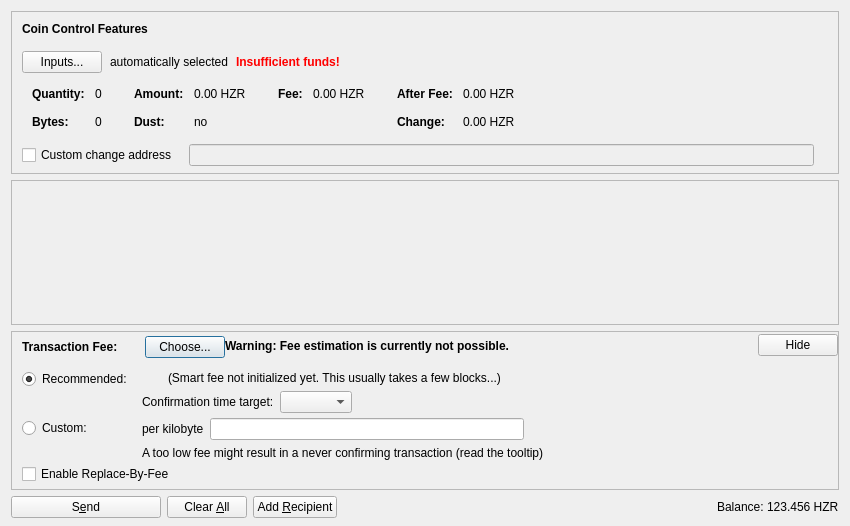
<?xml version="1.0" encoding="UTF-8"?>
<ui version="4.0">
 <class>SendCoinsDialog</class>
 <widget class="QDialog" name="SendCoinsDialog">
  <property name="geometry">
   <rect>
    <x>0</x>
    <y>0</y>
    <width>850</width>
    <height>526</height>
   </rect>
  </property>
  <property name="windowTitle">
   <string>Send Coins</string>
  </property>
  <layout class="QVBoxLayout" name="verticalLayout" stretch="0,1,0,0">
   <property name="bottomMargin">
    <number>8</number>
   </property>
   <item>
    <widget class="QFrame" name="frameCoinControl">
     <property name="sizePolicy">
      <sizepolicy hsizetype="Expanding" vsizetype="Expanding">
       <horstretch>0</horstretch>
       <verstretch>0</verstretch>
      </sizepolicy>
     </property>
     <property name="maximumSize">
      <size>
       <width>16777215</width>
       <height>16777215</height>
      </size>
     </property>
     <property name="frameShape">
      <enum>QFrame::StyledPanel</enum>
     </property>
     <property name="frameShadow">
      <enum>QFrame::Sunken</enum>
     </property>
     <layout class="QVBoxLayout" name="verticalLayoutCoinControl2">
      <property name="spacing">
       <number>0</number>
      </property>
      <property name="leftMargin">
       <number>0</number>
      </property>
      <property name="topMargin">
       <number>0</number>
      </property>
      <property name="rightMargin">
       <number>0</number>
      </property>
      <property name="bottomMargin">
       <number>6</number>
      </property>
      <item>
       <layout class="QVBoxLayout" name="verticalLayoutCoinControl" stretch="0,0,0,0,1">
        <property name="spacing">
         <number>0</number>
        </property>
        <property name="leftMargin">
         <number>10</number>
        </property>
        <property name="topMargin">
         <number>10</number>
        </property>
        <item>
         <layout class="QHBoxLayout" name="horizontalLayoutCoinControl1">
          <property name="bottomMargin">
           <number>15</number>
          </property>
          <item>
           <widget class="QLabel" name="labelCoinControlFeatures">
            <property name="sizePolicy">
             <sizepolicy hsizetype="Preferred" vsizetype="Maximum">
              <horstretch>0</horstretch>
              <verstretch>0</verstretch>
             </sizepolicy>
            </property>
            <property name="font">
             <font>
              <weight>75</weight>
              <bold>true</bold>
             </font>
            </property>
            <property name="styleSheet">
             <string notr="true">font-weight:bold;</string>
            </property>
            <property name="text">
             <string>Coin Control Features</string>
            </property>
           </widget>
          </item>
         </layout>
        </item>
        <item>
         <layout class="QHBoxLayout" name="horizontalLayoutCoinControl2" stretch="0,0,0,0">
          <property name="spacing">
           <number>8</number>
          </property>
          <property name="bottomMargin">
           <number>10</number>
          </property>
          <item>
           <widget class="QPushButton" name="pushButtonCoinControl">
            <property name="styleSheet">
             <string notr="true"/>
            </property>
            <property name="text">
             <string>Inputs...</string>
            </property>
            <property name="autoDefault">
             <bool>false</bool>
            </property>
           </widget>
          </item>
          <item>
           <widget class="QLabel" name="labelCoinControlAutomaticallySelected">
            <property name="text">
             <string>automatically selected</string>
            </property>
            <property name="margin">
             <number>5</number>
            </property>
           </widget>
          </item>
          <item>
           <widget class="QLabel" name="labelCoinControlInsuffFunds">
            <property name="font">
             <font>
              <weight>75</weight>
              <bold>true</bold>
             </font>
            </property>
            <property name="styleSheet">
             <string notr="true">color:red;font-weight:bold;</string>
            </property>
            <property name="text">
             <string>Insufficient funds!</string>
            </property>
            <property name="margin">
             <number>5</number>
            </property>
           </widget>
          </item>
          <item>
           <spacer name="horizontalSpacerCoinControl">
            <property name="orientation">
             <enum>Qt::Horizontal</enum>
            </property>
            <property name="sizeHint" stdset="0">
             <size>
              <width>40</width>
              <height>1</height>
             </size>
            </property>
           </spacer>
          </item>
         </layout>
        </item>
        <item>
         <widget class="QWidget" name="widgetCoinControl" native="true">
          <property name="sizePolicy">
           <sizepolicy hsizetype="Preferred" vsizetype="Preferred">
            <horstretch>0</horstretch>
            <verstretch>0</verstretch>
           </sizepolicy>
          </property>
          <property name="minimumSize">
           <size>
            <width>0</width>
            <height>0</height>
           </size>
          </property>
          <property name="styleSheet">
           <string notr="true"/>
          </property>
          <layout class="QHBoxLayout" name="horizontalLayoutCoinControl5">
           <property name="leftMargin">
            <number>0</number>
           </property>
           <property name="topMargin">
            <number>0</number>
           </property>
           <property name="rightMargin">
            <number>0</number>
           </property>
           <property name="bottomMargin">
            <number>0</number>
           </property>
           <item>
            <layout class="QHBoxLayout" name="horizontalLayoutCoinControl3" stretch="0,0,0,1">
             <property name="spacing">
              <number>20</number>
             </property>
             <property name="topMargin">
              <number>0</number>
             </property>
             <property name="bottomMargin">
              <number>10</number>
             </property>
             <item>
              <layout class="QFormLayout" name="formLayoutCoinControl1">
               <property name="horizontalSpacing">
                <number>10</number>
               </property>
               <property name="verticalSpacing">
                <number>14</number>
               </property>
               <property name="leftMargin">
                <number>10</number>
               </property>
               <property name="topMargin">
                <number>4</number>
               </property>
               <property name="rightMargin">
                <number>6</number>
               </property>
               <item row="0" column="0">
                <widget class="QLabel" name="labelCoinControlQuantityText">
                 <property name="font">
                  <font>
                   <weight>75</weight>
                   <bold>true</bold>
                  </font>
                 </property>
                 <property name="text">
                  <string>Quantity:</string>
                 </property>
                 <property name="margin">
                  <number>0</number>
                 </property>
                </widget>
               </item>
               <item row="0" column="1">
                <widget class="QLabel" name="labelCoinControlQuantity">
                 <property name="cursor">
                  <cursorShape>IBeamCursor</cursorShape>
                 </property>
                 <property name="contextMenuPolicy">
                  <enum>Qt::ActionsContextMenu</enum>
                 </property>
                 <property name="text">
                  <string notr="true">0</string>
                 </property>
                 <property name="margin">
                  <number>0</number>
                 </property>
                 <property name="textInteractionFlags">
                  <set>Qt::LinksAccessibleByMouse|Qt::TextSelectableByKeyboard|Qt::TextSelectableByMouse</set>
                 </property>
                </widget>
               </item>
               <item row="1" column="0">
                <widget class="QLabel" name="labelCoinControlBytesText">
                 <property name="font">
                  <font>
                   <weight>75</weight>
                   <bold>true</bold>
                  </font>
                 </property>
                 <property name="text">
                  <string>Bytes:</string>
                 </property>
                </widget>
               </item>
               <item row="1" column="1">
                <widget class="QLabel" name="labelCoinControlBytes">
                 <property name="cursor">
                  <cursorShape>IBeamCursor</cursorShape>
                 </property>
                 <property name="contextMenuPolicy">
                  <enum>Qt::ActionsContextMenu</enum>
                 </property>
                 <property name="text">
                  <string notr="true">0</string>
                 </property>
                 <property name="textInteractionFlags">
                  <set>Qt::LinksAccessibleByMouse|Qt::TextSelectableByKeyboard|Qt::TextSelectableByMouse</set>
                 </property>
                </widget>
               </item>
              </layout>
             </item>
             <item>
              <layout class="QFormLayout" name="formLayoutCoinControl2">
               <property name="horizontalSpacing">
                <number>10</number>
               </property>
               <property name="verticalSpacing">
                <number>14</number>
               </property>
               <property name="leftMargin">
                <number>6</number>
               </property>
               <property name="topMargin">
                <number>4</number>
               </property>
               <property name="rightMargin">
                <number>6</number>
               </property>
               <item row="0" column="0">
                <widget class="QLabel" name="labelCoinControlAmountText">
                 <property name="font">
                  <font>
                   <weight>75</weight>
                   <bold>true</bold>
                  </font>
                 </property>
                 <property name="text">
                  <string>Amount:</string>
                 </property>
                 <property name="margin">
                  <number>0</number>
                 </property>
                </widget>
               </item>
               <item row="0" column="1">
                <widget class="QLabel" name="labelCoinControlAmount">
                 <property name="cursor">
                  <cursorShape>IBeamCursor</cursorShape>
                 </property>
                 <property name="contextMenuPolicy">
                  <enum>Qt::ActionsContextMenu</enum>
                 </property>
                 <property name="text">
                  <string notr="true">0.00 HZR</string>
                 </property>
                 <property name="textInteractionFlags">
                  <set>Qt::LinksAccessibleByMouse|Qt::TextSelectableByKeyboard|Qt::TextSelectableByMouse</set>
                 </property>
                </widget>
               </item>
               <item row="1" column="0">
                <widget class="QLabel" name="labelCoinControlLowOutputText">
                 <property name="font">
                  <font>
                   <weight>75</weight>
                   <bold>true</bold>
                  </font>
                 </property>
                 <property name="text">
                  <string>Dust:</string>
                 </property>
                </widget>
               </item>
               <item row="1" column="1">
                <widget class="QLabel" name="labelCoinControlLowOutput">
                 <property name="cursor">
                  <cursorShape>IBeamCursor</cursorShape>
                 </property>
                 <property name="contextMenuPolicy">
                  <enum>Qt::ActionsContextMenu</enum>
                 </property>
                 <property name="text">
                  <string notr="true">no</string>
                 </property>
                 <property name="textInteractionFlags">
                  <set>Qt::LinksAccessibleByMouse|Qt::TextSelectableByKeyboard|Qt::TextSelectableByMouse</set>
                 </property>
                </widget>
               </item>
              </layout>
             </item>
             <item>
              <layout class="QFormLayout" name="formLayoutCoinControl3">
               <property name="horizontalSpacing">
                <number>10</number>
               </property>
               <property name="verticalSpacing">
                <number>14</number>
               </property>
               <property name="leftMargin">
                <number>6</number>
               </property>
               <property name="topMargin">
                <number>4</number>
               </property>
               <property name="rightMargin">
                <number>6</number>
               </property>
               <item row="0" column="0">
                <widget class="QLabel" name="labelCoinControlFeeText">
                 <property name="font">
                  <font>
                   <weight>75</weight>
                   <bold>true</bold>
                  </font>
                 </property>
                 <property name="text">
                  <string>Fee:</string>
                 </property>
                 <property name="margin">
                  <number>0</number>
                 </property>
                </widget>
               </item>
               <item row="0" column="1">
                <widget class="QLabel" name="labelCoinControlFee">
                 <property name="cursor">
                  <cursorShape>IBeamCursor</cursorShape>
                 </property>
                 <property name="contextMenuPolicy">
                  <enum>Qt::ActionsContextMenu</enum>
                 </property>
                 <property name="text">
                  <string notr="true">0.00 HZR</string>
                 </property>
                 <property name="textInteractionFlags">
                  <set>Qt::LinksAccessibleByMouse|Qt::TextSelectableByKeyboard|Qt::TextSelectableByMouse</set>
                 </property>
                </widget>
               </item>
              </layout>
             </item>
             <item>
              <layout class="QFormLayout" name="formLayoutCoinControl4">
               <property name="horizontalSpacing">
                <number>10</number>
               </property>
               <property name="verticalSpacing">
                <number>14</number>
               </property>
               <property name="leftMargin">
                <number>6</number>
               </property>
               <property name="topMargin">
                <number>4</number>
               </property>
               <property name="rightMargin">
                <number>6</number>
               </property>
               <item row="0" column="0">
                <widget class="QLabel" name="labelCoinControlAfterFeeText">
                 <property name="font">
                  <font>
                   <weight>75</weight>
                   <bold>true</bold>
                  </font>
                 </property>
                 <property name="text">
                  <string>After Fee:</string>
                 </property>
                 <property name="margin">
                  <number>0</number>
                 </property>
                </widget>
               </item>
               <item row="0" column="1">
                <widget class="QLabel" name="labelCoinControlAfterFee">
                 <property name="cursor">
                  <cursorShape>IBeamCursor</cursorShape>
                 </property>
                 <property name="contextMenuPolicy">
                  <enum>Qt::ActionsContextMenu</enum>
                 </property>
                 <property name="text">
                  <string notr="true">0.00 HZR</string>
                 </property>
                 <property name="textInteractionFlags">
                  <set>Qt::LinksAccessibleByMouse|Qt::TextSelectableByKeyboard|Qt::TextSelectableByMouse</set>
                 </property>
                </widget>
               </item>
               <item row="1" column="0">
                <widget class="QLabel" name="labelCoinControlChangeText">
                 <property name="font">
                  <font>
                   <weight>75</weight>
                   <bold>true</bold>
                  </font>
                 </property>
                 <property name="text">
                  <string>Change:</string>
                 </property>
                </widget>
               </item>
               <item row="1" column="1">
                <widget class="QLabel" name="labelCoinControlChange">
                 <property name="cursor">
                  <cursorShape>IBeamCursor</cursorShape>
                 </property>
                 <property name="contextMenuPolicy">
                  <enum>Qt::ActionsContextMenu</enum>
                 </property>
                 <property name="text">
                  <string notr="true">0.00 HZR</string>
                 </property>
                 <property name="textInteractionFlags">
                  <set>Qt::LinksAccessibleByMouse|Qt::TextSelectableByKeyboard|Qt::TextSelectableByMouse</set>
                 </property>
                </widget>
               </item>
              </layout>
             </item>
            </layout>
           </item>
          </layout>
         </widget>
        </item>
        <item>
         <layout class="QHBoxLayout" name="horizontalLayoutCoinControl4" stretch="0,0,0">
          <property name="spacing">
           <number>12</number>
          </property>
          <property name="sizeConstraint">
           <enum>QLayout::SetDefaultConstraint</enum>
          </property>
          <property name="topMargin">
           <number>5</number>
          </property>
          <property name="rightMargin">
           <number>5</number>
          </property>
          <item>
           <widget class="QCheckBox" name="checkBoxCoinControlChange">
            <property name="toolTip">
             <string>If this is activated, but the change address is empty or invalid, change will be sent to a newly generated address.</string>
            </property>
            <property name="text">
             <string>Custom change address</string>
            </property>
           </widget>
          </item>
          <item>
           <widget class="QValidatedLineEdit" name="lineEditCoinControlChange">
            <property name="enabled">
             <bool>false</bool>
            </property>
            <property name="sizePolicy">
             <sizepolicy hsizetype="Expanding" vsizetype="Fixed">
              <horstretch>0</horstretch>
              <verstretch>0</verstretch>
             </sizepolicy>
            </property>
           </widget>
          </item>
          <item>
           <widget class="QLabel" name="labelCoinControlChangeLabel">
            <property name="sizePolicy">
             <sizepolicy hsizetype="Preferred" vsizetype="Expanding">
              <horstretch>0</horstretch>
              <verstretch>0</verstretch>
             </sizepolicy>
            </property>
            <property name="minimumSize">
             <size>
              <width>0</width>
              <height>0</height>
             </size>
            </property>
            <property name="text">
             <string/>
            </property>
            <property name="margin">
             <number>3</number>
            </property>
           </widget>
          </item>
         </layout>
        </item>
        <item>
         <spacer name="verticalSpacerCoinControl">
          <property name="orientation">
           <enum>Qt::Vertical</enum>
          </property>
          <property name="sizeHint" stdset="0">
           <size>
            <width>800</width>
            <height>1</height>
           </size>
          </property>
         </spacer>
        </item>
       </layout>
      </item>
     </layout>
    </widget>
   </item>
   <item>
    <widget class="QScrollArea" name="scrollArea">
     <property name="widgetResizable">
      <bool>true</bool>
     </property>
     <widget class="QWidget" name="scrollAreaWidgetContents">
      <property name="geometry">
       <rect>
        <x>0</x>
        <y>0</y>
        <width>830</width>
        <height>104</height>
       </rect>
      </property>
      <layout class="QVBoxLayout" name="verticalLayout_2" stretch="0,1">
       <property name="leftMargin">
        <number>0</number>
       </property>
       <property name="topMargin">
        <number>0</number>
       </property>
       <property name="rightMargin">
        <number>0</number>
       </property>
       <property name="bottomMargin">
        <number>0</number>
       </property>
       <item>
        <layout class="QVBoxLayout" name="entries">
         <property name="spacing">
          <number>6</number>
         </property>
        </layout>
       </item>
       <item>
        <spacer name="verticalSpacer">
         <property name="orientation">
          <enum>Qt::Vertical</enum>
         </property>
         <property name="sizeHint" stdset="0">
          <size>
           <width>20</width>
           <height>40</height>
          </size>
         </property>
        </spacer>
       </item>
      </layout>
     </widget>
    </widget>
   </item>
   <item>
    <widget class="QFrame" name="frameFee">
     <property name="sizePolicy">
      <sizepolicy hsizetype="Expanding" vsizetype="Expanding">
       <horstretch>0</horstretch>
       <verstretch>0</verstretch>
      </sizepolicy>
     </property>
     <property name="maximumSize">
      <size>
       <width>16777215</width>
       <height>16777215</height>
      </size>
     </property>
     <property name="frameShape">
      <enum>QFrame::StyledPanel</enum>
     </property>
     <property name="frameShadow">
      <enum>QFrame::Sunken</enum>
     </property>
     <layout class="QVBoxLayout" name="verticalLayoutFee1">
      <property name="spacing">
       <number>0</number>
      </property>
      <property name="leftMargin">
       <number>0</number>
      </property>
      <property name="topMargin">
       <number>0</number>
      </property>
      <property name="rightMargin">
       <number>0</number>
      </property>
      <property name="bottomMargin">
       <number>0</number>
      </property>
      <item>
       <layout class="QVBoxLayout" name="verticalLayoutFee2" stretch="0,0,0">
        <property name="spacing">
         <number>0</number>
        </property>
        <property name="leftMargin">
         <number>10</number>
        </property>
        <property name="topMargin">
         <number>0</number>
        </property>
        <item>
         <layout class="QHBoxLayout" name="horizontalLayoutFee1">
          <property name="bottomMargin">
           <number>0</number>
          </property>
          <item>
           <layout class="QVBoxLayout" name="verticalLayoutFee7">
            <property name="spacing">
             <number>0</number>
            </property>
            <item>
             <spacer name="verticalSpacerSmartFee">
              <property name="orientation">
               <enum>Qt::Vertical</enum>
              </property>
              <property name="sizeType">
               <enum>QSizePolicy::Fixed</enum>
              </property>
              <property name="sizeHint" stdset="0">
               <size>
                <width>1</width>
                <height>4</height>
               </size>
              </property>
             </spacer>
            </item>
            <item>
             <layout class="QHBoxLayout" name="horizontalLayoutSmartFee">
              <property name="spacing">
               <number>10</number>
              </property>
              <item>
               <widget class="QLabel" name="labelFeeHeadline">
                <property name="sizePolicy">
                 <sizepolicy hsizetype="Preferred" vsizetype="Maximum">
                  <horstretch>0</horstretch>
                  <verstretch>0</verstretch>
                 </sizepolicy>
                </property>
                <property name="font">
                 <font>
                  <weight>75</weight>
                  <bold>true</bold>
                 </font>
                </property>
                <property name="styleSheet">
                 <string notr="true">font-weight:bold;</string>
                </property>
                <property name="text">
                 <string>Transaction Fee:</string>
                </property>
               </widget>
              </item>
              <item>
               <widget class="QLabel" name="labelFeeMinimized">
                <property name="text">
                 <string/>
                </property>
               </widget>
              </item>
              <item>
               <widget class="QPushButton" name="buttonChooseFee">
                <property name="text">
                 <string>Choose...</string>
                </property>
               </widget>
              </item>
             </layout>
            </item>
            <item>
             <spacer name="verticalSpacer_5">
              <property name="orientation">
               <enum>Qt::Vertical</enum>
              </property>
              <property name="sizeHint" stdset="0">
               <size>
                <width>1</width>
                <height>1</height>
               </size>
              </property>
             </spacer>
            </item>
           </layout>
          </item>
          <item>
           <widget class="QLabel" name="fallbackFeeWarningLabel">
            <property name="toolTip">
             <string>Using the fallbackfee can result in sending a transaction that will take several hours or days (or never) to confirm. Consider choosing your fee manually or wait until you have validated the complete chain.</string>
            </property>
            <property name="font">
            <font>
                <weight>75</weight>
                <bold>true</bold>
            </font>
            </property>
            <property name="text">
             <string>Warning: Fee estimation is currently not possible.</string>
            </property>
            <property name="wordWrap">
             <bool>false</bool>
            </property>
           </widget>
          </item>
          <item>
           <spacer name="horizontalSpacer_4">
            <property name="orientation">
             <enum>Qt::Horizontal</enum>
            </property>
            <property name="sizeType">
             <enum>QSizePolicy::MinimumExpanding</enum>
            </property>
            <property name="sizeHint" stdset="0">
             <size>
              <width>40</width>
              <height>20</height>
             </size>
            </property>
           </spacer>
          </item>
          <item>
           <widget class="QPushButton" name="buttonMinimizeFee">
            <property name="toolTip">
             <string>Hide transaction fee settings</string>
            </property>
            <property name="text">
             <string>Hide</string>
            </property>
           </widget>
          </item>
         </layout>
        </item>
        <item>
         <widget class="QFrame" name="frameFeeSelection">
          <layout class="QVBoxLayout" name="verticalLayoutFee12">
           <property name="spacing">
            <number>0</number>
           </property>
           <property name="leftMargin">
            <number>0</number>
           </property>
           <property name="topMargin">
            <number>0</number>
           </property>
           <property name="rightMargin">
            <number>0</number>
           </property>
           <property name="bottomMargin">
            <number>0</number>
           </property>
           <item>
            <layout class="QGridLayout" name="gridLayoutFee">
             <property name="topMargin">
              <number>10</number>
             </property>
             <property name="bottomMargin">
              <number>4</number>
             </property>
             <property name="horizontalSpacing">
              <number>10</number>
             </property>
             <property name="verticalSpacing">
              <number>4</number>
             </property>
             <item row="1" column="1">
              <layout class="QVBoxLayout" name="verticalLayoutFee8">
               <property name="spacing">
                <number>6</number>
               </property>
               <item>
                <layout class="QHBoxLayout" name="horizontalLayoutFee13">
                 <item>
                  <widget class="QLabel" name="labelCustomPerKilobyte">
                   <property name="toolTip">
                    <string>Specify a custom fee per kB (1,000 bytes) of the transaction's virtual size.

Note:  Since the fee is calculated on a per-byte basis, a fee of "100 satoshis per kB" for a transaction size of 500 bytes (half of 1 kB) would ultimately yield a fee of only 50 satoshis.</string>
                   </property>
                   <property name="text">
                    <string>per kilobyte</string>
                   </property>
                  </widget>
                 </item>
                 <item>
                  <widget class="BitcoinAmountField" name="customFee"/>
                 </item>
                 <item>
                  <spacer name="horizontalSpacer_6">
                   <property name="orientation">
                    <enum>Qt::Horizontal</enum>
                   </property>
                   <property name="sizeHint" stdset="0">
                    <size>
                     <width>1</width>
                     <height>1</height>
                    </size>
                   </property>
                  </spacer>
                 </item>
                </layout>
               </item>
               <item>
                <layout class="QHBoxLayout" name="horizontalLayoutFee8">
                 <item>
                  <widget class="QLabel" name="labelCustomFeeWarning">
                   <property name="enabled">
                    <bool>true</bool>
                   </property>
                   <property name="toolTip">
                    <string>When there is less transaction volume than space in the blocks, miners as well as relaying nodes may enforce a minimum fee. Paying only this minimum fee is just fine, but be aware that this can result in a never confirming transaction once there is more demand for bitcoin transactions than the network can process.</string>
                   </property>
                   <property name="text">
                    <string>A too low fee might result in a never confirming transaction (read the tooltip)</string>
                   </property>
                  </widget>
                 </item>
                 <item>
                  <spacer name="horizontalSpacer_2">
                   <property name="orientation">
                    <enum>Qt::Horizontal</enum>
                   </property>
                   <property name="sizeHint" stdset="0">
                    <size>
                     <width>1</width>
                     <height>1</height>
                    </size>
                   </property>
                  </spacer>
                 </item>
                </layout>
               </item>
              </layout>
             </item>
             <item row="0" column="0">
              <layout class="QVBoxLayout" name="verticalLayoutFee4" stretch="0,1">
               <item>
                <widget class="QRadioButton" name="radioSmartFee">
                 <property name="text">
                  <string>Recommended:</string>
                 </property>
                 <property name="checked">
                  <bool>true</bool>
                 </property>
                 <attribute name="buttonGroup">
                  <string notr="true">groupFee</string>
                 </attribute>
                </widget>
               </item>
               <item>
                <spacer name="verticalSpacer_2">
                 <property name="orientation">
                  <enum>Qt::Vertical</enum>
                 </property>
                 <property name="sizeHint" stdset="0">
                  <size>
                   <width>1</width>
                   <height>1</height>
                  </size>
                 </property>
                </spacer>
               </item>
              </layout>
             </item>
             <item row="1" column="0">
              <layout class="QVBoxLayout" name="verticalLayoutFee9" stretch="0,1">
               <item>
                <widget class="QRadioButton" name="radioCustomFee">
                 <property name="text">
                  <string>Custom:</string>
                 </property>
                 <attribute name="buttonGroup">
                  <string notr="true">groupFee</string>
                 </attribute>
                </widget>
               </item>
               <item>
                <spacer name="verticalSpacer_6">
                 <property name="orientation">
                  <enum>Qt::Vertical</enum>
                 </property>
                 <property name="sizeHint" stdset="0">
                  <size>
                   <width>1</width>
                   <height>1</height>
                  </size>
                 </property>
                </spacer>
               </item>
              </layout>
             </item>
             <item row="0" column="1">
              <layout class="QVBoxLayout" name="verticalLayoutFee3" stretch="0,0,1">
               <property name="spacing">
                <number>6</number>
               </property>
               <property name="topMargin">
                <number>2</number>
               </property>
               <item>
                <layout class="QHBoxLayout" name="horizontalLayoutFee12">
                 <item>
                  <widget class="QLabel" name="labelSmartFee">
                   <property name="text">
                    <string/>
                   </property>
                  </widget>
                 </item>
                 <item>
                  <widget class="QLabel" name="labelFeeEstimation">
                   <property name="text">
                    <string/>
                   </property>
                  </widget>
                 </item>
                 <item>
                  <widget class="QLabel" name="labelSmartFee2">
                   <property name="text">
                    <string>(Smart fee not initialized yet. This usually takes a few blocks...)</string>
                   </property>
                  </widget>
                 </item>
                 <item>
                  <spacer name="horizontalSpacer_5">
                   <property name="orientation">
                    <enum>Qt::Horizontal</enum>
                   </property>
                   <property name="sizeHint" stdset="0">
                    <size>
                     <width>1</width>
                     <height>1</height>
                    </size>
                   </property>
                  </spacer>
                 </item>
                </layout>
               </item>
               <item>
                <layout class="QHBoxLayout" name="horizontalLayoutFee9">
                 <item>
                  <layout class="QVBoxLayout" name="verticalLayoutFee6">
                   <item>
                    <widget class="QLabel" name="labelSmartFee3">
                     <property name="text">
                      <string>Confirmation time target:</string>
                     </property>
                    </widget>
                   </item>
                  </layout>
                 </item>
                 <item>
                  <layout class="QVBoxLayout" name="verticalLayoutFee5">
                   <property name="rightMargin">
                    <number>30</number>
                   </property>
                   <item>
                    <layout class="QHBoxLayout" name="horizontalLayoutConfTarget">
                     <property name="bottomMargin">
                      <number>0</number>
                     </property>
                     <item>
                      <widget class="QComboBox" name="confTargetSelector"/>
                     </item>
                     <item>
                      <spacer name="horizontalSpacerConfTarget">
                       <property name="orientation">
                        <enum>Qt::Horizontal</enum>
                       </property>
                       <property name="sizeHint" stdset="0">
                        <size>
                         <width>40</width>
                         <height>20</height>
                        </size>
                       </property>
                      </spacer>
                     </item>
                    </layout>
                   </item>
                  </layout>
                 </item>
                </layout>
               </item>
               <item>
                <spacer name="verticalSpacer_4">
                 <property name="orientation">
                  <enum>Qt::Vertical</enum>
                 </property>
                 <property name="sizeHint" stdset="0">
                  <size>
                   <width>1</width>
                   <height>1</height>
                  </size>
                 </property>
                </spacer>
               </item>
              </layout>
             </item>
            </layout>
           </item>
           <item>
            <widget class="QCheckBox" name="optInRBF">
             <property name="text">
              <string>Enable Replace-By-Fee</string>
             </property>
             <property name="toolTip">
              <string>With Replace-By-Fee (BIP-125) you can increase a transaction's fee after it is sent. Without this, a higher fee may be recommended to compensate for increased transaction delay risk.</string>
             </property>
            </widget>
           </item>
          </layout>
         </widget>
        </item>
        <item>
         <spacer name="verticalSpacerFee">
          <property name="orientation">
           <enum>Qt::Vertical</enum>
          </property>
          <property name="sizeHint" stdset="0">
           <size>
            <width>40</width>
            <height>5</height>
           </size>
          </property>
         </spacer>
        </item>
       </layout>
      </item>
     </layout>
    </widget>
   </item>
   <item>
    <layout class="QHBoxLayout" name="horizontalLayout">
     <item>
      <widget class="QPushButton" name="sendButton">
       <property name="minimumSize">
        <size>
         <width>150</width>
         <height>0</height>
        </size>
       </property>
       <property name="toolTip">
        <string>Confirm the send action</string>
       </property>
       <property name="text">
        <string>S&amp;end</string>
       </property>
       <property name="icon">
        <iconset resource="../bitcoin.qrc">
         <normaloff>:/icons/send</normaloff>:/icons/send</iconset>
       </property>
       <property name="autoDefault">
        <bool>false</bool>
       </property>
       <property name="default">
        <bool>false</bool>
       </property>
      </widget>
     </item>
     <item>
      <widget class="QPushButton" name="clearButton">
       <property name="sizePolicy">
        <sizepolicy hsizetype="Minimum" vsizetype="Fixed">
         <horstretch>0</horstretch>
         <verstretch>0</verstretch>
        </sizepolicy>
       </property>
       <property name="toolTip">
        <string>Clear all fields of the form.</string>
       </property>
       <property name="text">
        <string>Clear &amp;All</string>
       </property>
       <property name="icon">
        <iconset resource="../bitcoin.qrc">
         <normaloff>:/icons/remove</normaloff>:/icons/remove</iconset>
       </property>
       <property name="autoDefault">
        <bool>false</bool>
       </property>
      </widget>
     </item>
     <item>
      <widget class="QPushButton" name="addButton">
       <property name="toolTip">
        <string>Send to multiple recipients at once</string>
       </property>
       <property name="text">
        <string>Add &amp;Recipient</string>
       </property>
       <property name="icon">
        <iconset resource="../bitcoin.qrc">
         <normaloff>:/icons/add</normaloff>:/icons/add</iconset>
       </property>
       <property name="autoDefault">
        <bool>false</bool>
       </property>
      </widget>
     </item>
     <item>
      <spacer name="horizontalSpacer">
       <property name="orientation">
        <enum>Qt::Horizontal</enum>
       </property>
       <property name="sizeHint" stdset="0">
        <size>
         <width>40</width>
         <height>20</height>
        </size>
       </property>
      </spacer>
     </item>
     <item>
      <layout class="QHBoxLayout" name="horizontalLayout_2">
       <property name="spacing">
        <number>3</number>
       </property>
       <item>
        <widget class="QLabel" name="labelBalanceName">
         <property name="sizePolicy">
          <sizepolicy hsizetype="Preferred" vsizetype="Fixed">
           <horstretch>0</horstretch>
           <verstretch>0</verstretch>
          </sizepolicy>
         </property>
         <property name="text">
          <string>Balance:</string>
         </property>
        </widget>
       </item>
       <item>
        <widget class="QLabel" name="labelBalance">
         <property name="sizePolicy">
          <sizepolicy hsizetype="Preferred" vsizetype="Fixed">
           <horstretch>0</horstretch>
           <verstretch>0</verstretch>
          </sizepolicy>
         </property>
         <property name="cursor">
          <cursorShape>IBeamCursor</cursorShape>
         </property>
         <property name="text">
          <string notr="true">123.456 HZR</string>
         </property>
         <property name="textInteractionFlags">
          <set>Qt::LinksAccessibleByMouse|Qt::TextSelectableByKeyboard|Qt::TextSelectableByMouse</set>
         </property>
        </widget>
       </item>
      </layout>
     </item>
    </layout>
   </item>
  </layout>
 </widget>
 <customwidgets>
  <customwidget>
   <class>QValidatedLineEdit</class>
   <extends>QLineEdit</extends>
   <header>qt/qvalidatedlineedit.h</header>
  </customwidget>
  <customwidget>
   <class>BitcoinAmountField</class>
   <extends>QLineEdit</extends>
   <header>qt/bitcoinamountfield.h</header>
   <container>1</container>
  </customwidget>
 </customwidgets>
 <resources>
  <include location="../bitcoin.qrc"/>
 </resources>
 <connections/>
 <buttongroups>
  <buttongroup name="groupFee"/>
 </buttongroups>
</ui>
